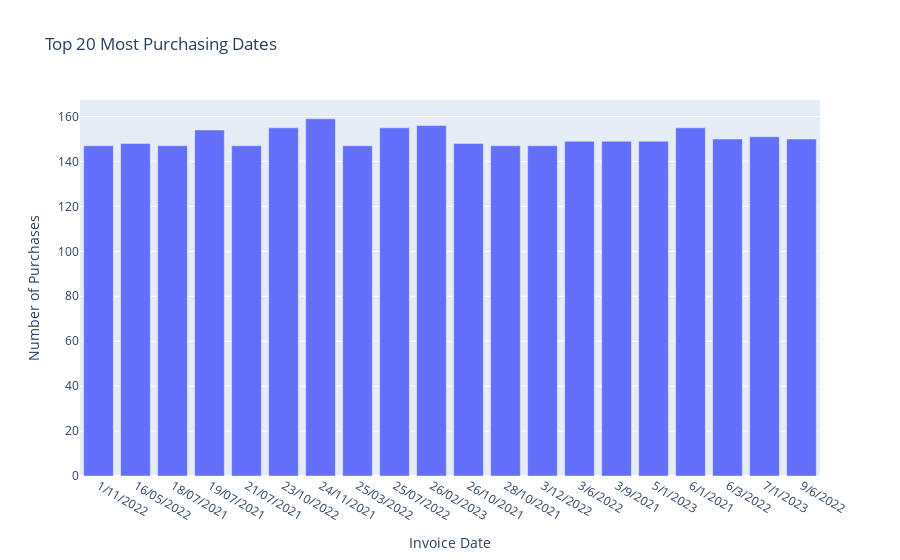

The notebook cell saved with this chart:
### Code cell
import plotly.express as px
plt.figure(figsize=(20, 6))
# Count purchases per date
purchase_counts = data['invoice_date'].value_counts().reset_index()
purchase_counts.columns = ['invoice_date', 'count']

# Get top 20 most purchasing dates
top20_dates = purchase_counts.nlargest(20, 'count')

# Sort the dates for better visualization
top20_dates = top20_dates.sort_values(by='invoice_date')

# Plot the top 20 most purchasing dates
fig = px.bar(top20_dates,
             x='invoice_date',
             y='count',
             title='Top 20 Most Purchasing Dates',
             labels={'invoice_date': 'Invoice Date', 'count': 'Number of Purchases'},
             template='plotly')

fig.show()

### Figure 1 — Plotly figure (JSON) as saved in the notebook; plotly's stock layout.template omitted (floating-point values rounded to 4 significant figures)
{"data": [{"alignmentgroup": "True", "hovertemplate": "Invoice Date=%{x}<br>Number of Purchases=%{y}<extra></extra>", "legendgroup": "", "marker": {"color": "#636efa", "pattern": {"shape": ""}}, "name": "", "offsetgroup": "", "orientation": "v", "showlegend": false, "textposition": "auto", "x": ["1/11/2022", "16/05/2022", "18/07/2021", "19/07/2021", "21/07/2021", "23/10/2022", "24/11/2021", "25/03/2022", "25/07/2022", "26/02/2023", "26/10/2021", "28/10/2021", "3/12/2022", "3/6/2022", "3/9/2021", "5/1/2023", "6/1/2021", "6/3/2022", "7/1/2023", "9/6/2022"], "xaxis": "x", "y": [147, 148, 147, 154, 147, 155, 159, 147, 155, 156, 148, 147, 147, 149, 149, 149, 155, 150, 151, 150], "yaxis": "y", "type": "bar"}], "layout": {"xaxis": {"anchor": "y", "domain": [0, 1], "title": {"text": "Invoice Date"}}, "yaxis": {"anchor": "x", "domain": [0, 1], "title": {"text": "Number of Purchases"}}, "legend": {"tracegroupgap": 0}, "title": {"text": "Top 20 Most Purchasing Dates"}, "barmode": "relative"}}
